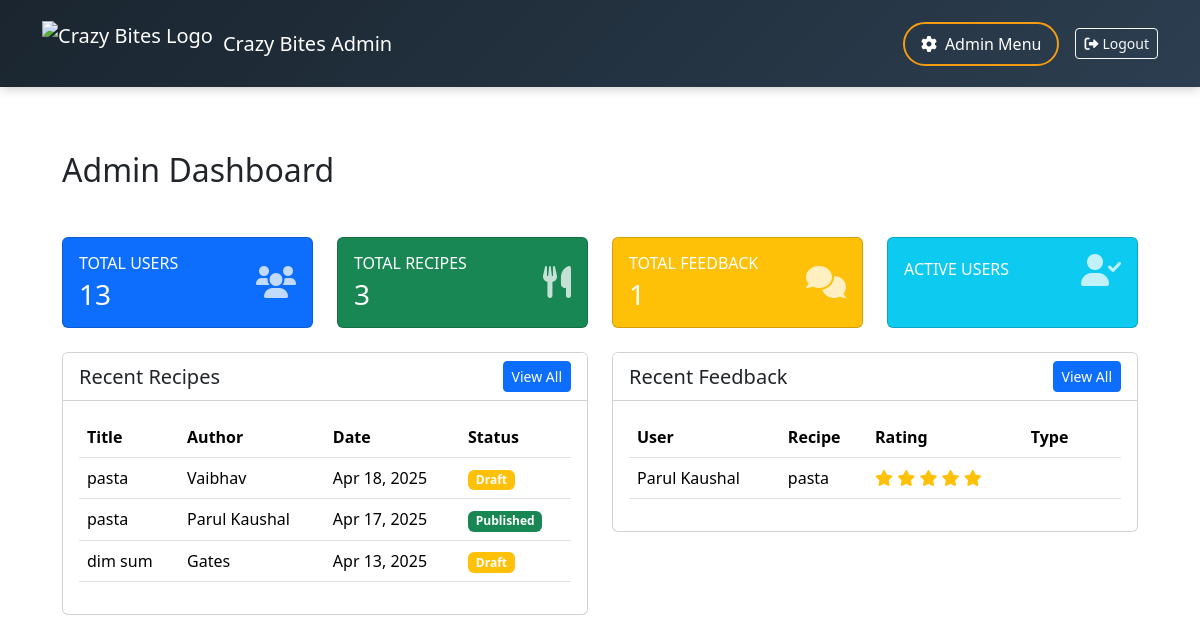
Page /dashboard/admin/ (signed in) on the committed database.
### recipes/models.py (models this page shows, shortened)
class Recipe(models.Model):
    title = models.CharField(max_length=200)
    description = models.TextField()
    ingredients = models.TextField()  # Could be JSONField or ManyToManyField for more complexity
    instructions = models.TextField()
    cuisine = models.CharField(max_length=100, blank=True)
    meal_type = models.CharField(max_length=100, blank=True)  # e.g., Breakfast, Lunch
    image = models.ImageField(upload_to='recipes/', blank=True, null=True)
    image_url = models.URLField(max_length=500, blank=True, null=True)
    is_published = models.BooleanField(default=False)
    created_by = models.ForeignKey(User, on_delete=models.CASCADE, related_name='recipes')
    created_at = models.DateTimeField(auto_now_add=True)
    updated_at = models.DateTimeField(auto_now=True)
    class Meta:
        ordering = ['-created_at']

class Feedback(models.Model):
    FEEDBACK_TYPES = [
        ('general', 'General'),
        ('recipe', 'Recipe'),
        ('suggestion', 'Suggestion')
    ]
    name = models.CharField(max_length=100)
    email = models.EmailField()
    message = models.TextField()
    rating = models.IntegerField()
    recipe = models.ForeignKey(Recipe, on_delete=models.CASCADE, related_name='feedbacks')
    feedback_type = models.CharField(max_length=20, choices=FEEDBACK_TYPES)
    created_at = models.DateTimeField(auto_now_add=True)

### recipes/views.py (the view)
# urls.py: path('dashboard/admin/', views.admin_dashboard, name='admin_dashboard'),
@user_passes_test(is_admin)
def admin_dashboard(request):
    total_users = User.objects.count()
    total_recipes = Recipe.objects.count()
    total_feedback = Feedback.objects.count()
    recent_recipes = Recipe.objects.order_by('-created_at')[:5]
    recent_feedback = Feedback.objects.order_by('-created_at')[:5]
    context = {
        'total_users': total_users,
        'total_recipes': total_recipes,
        'total_feedback': total_feedback,
        'recent_recipes': recent_recipes,
        'recent_feedback': recent_feedback
    }
    return render(request, 'admin/dashboard.html', context)

### recipes/views.py (called while the page is built)
def is_admin(user):
    return user.is_staff

### recipes/templates/admin/dashboard.html (shortened to what this page needs)
{% extends "admin/base_admin.html" %}
{% block content %}
<div class="row">
    <div class="col-md-12 mb-4">
        <h2 class="mb-4">Admin Dashboard</h2>
    </div>
</div>
<div class="row">
    <div class="col-md-3 mb-4">
        <div class="card bg-primary text-white h-100">
            <div class="card-body">
                <div class="d-flex justify-content-between align-items-center">
                    <div>
                        <h6 class="text-uppercase mb-1">Total Users</h6>
                        <h3 class="mb-0">{{ total_users }}</h3>
                    </div>
                    <div>
                        <i class="fas fa-users fa-2x opacity-75"></i>
                    </div>
                </div>
            </div>
        </div>
    </div>
    <div class="col-md-3 mb-4">
        <div class="card bg-success text-white h-100">
            <div class="card-body">
                <div class="d-flex justify-content-between align-items-center">
                    <div>
                        <h6 class="text-uppercase mb-1">Total Recipes</h6>
                        <h3 class="mb-0">{{ total_recipes }}</h3>
                    </div>
                    <div>
                        <i class="fas fa-utensils fa-2x opacity-75"></i>
                    </div>
                </div>
            </div>
        </div>
    </div>
    <div class="col-md-3 mb-4">
        <div class="card bg-warning text-white h-100">
            <div class="card-body">
                <div class="d-flex justify-content-between align-items-center">
                    <div>
                        <h6 class="text-uppercase mb-1">Total Feedback</h6>
                        <h3 class="mb-0">{{ total_feedback }}</h3>
                    </div>
                    <div>
                        <i class="fas fa-comments fa-2x opacity-75"></i>
                    </div>
                </div>
            </div>
        </div>
    </div>
    <div class="col-md-3 mb-4">
        <div class="card bg-info text-white h-100">
            <div class="card-body">
                <div class="d-flex justify-content-between align-items-center">
                    <div>
                        <h6 class="text-uppercase mb-1">Active Users</h6>
                    </div>
                    <div>
                        <i class="fas fa-user-check fa-2x opacity-75"></i>
                    </div>
                </div>
            </div>
        </div>
    </div>
</div>
<div class="row">
    <div class="col-md-6 mb-4">
        <div class="card">
            <div class="card-header bg-white">
                <div class="d-flex justify-content-between align-items-center">
                    <h5 class="mb-0">Recent Recipes</h5>
                    <a href="{% url 'manage_recipes' %}" class="btn btn-sm btn-primary">View All</a>
                </div>
            </div>
            <div class="card-body">
                <div class="table-responsive">
                    <table class="table table-hover">
                        <thead>
                            <tr>
                                <th>Title</th>
                                <th>Author</th>
                                <th>Date</th>
                                <th>Status</th>
                            </tr>
                        </thead>
                        <tbody>
                            {% for recipe in recent_recipes %}
                            <tr>
                                <td>{{ recipe.title }}</td>
                                <td>{{ recipe.created_by.username }}</td>
                                <td>{{ recipe.created_at|date:"M d, Y" }}</td>
                                <td>
                                    {% if recipe.is_published %}
                                    <span class="badge bg-success">Published</span>
                                    {% else %}
                                    <span class="badge bg-warning">Draft</span>
                                    {% endif %}
                                </td>
                            </tr>
                            {% endfor %}
                        </tbody>
                    </table>
                </div>
            </div>
        </div>
    </div>
    <div class="col-md-6 mb-4">
        <div class="card">
            <div class="card-header bg-white">
                <div class="d-flex justify-content-between align-items-center">
                    <h5 class="mb-0">Recent Feedback</h5>
                    <a href="{% url 'manage_feedback' %}" class="btn btn-sm btn-primary">View All</a>
                </div>
            </div>
            <div class="card-body">
                <div class="table-responsive">
                    <table class="table table-hover">
                        <thead>
                            <tr>
                                <th>User</th>
                                <th>Recipe</th>
                                <th>Rating</th>
                                <th>Type</th>
                            </tr>
                        </thead>
                        <tbody>
                            {% for feedback in recent_feedback %}
                            <tr>
                                <td>{{ feedback.name }}</td>
                                <td>{{ feedback.recipe.title }}</td>
                                <td>
                                    {% for i in "12345"|make_list %}
                                    {% if forloop.counter <= feedback.rating %}
                                    <i class="fas fa-star text-warning"></i>
                                    {% else %}
                                    <i class="far fa-star text-warning"></i>
                                    {% endif %}
                                    {% endfor %}
                                </td>
                                <td>
                                    <span class="badge bg-{{ feedback.feedback_type|lower }}">
                                    </span>
                                </td>
                            </tr>
                            {% endfor %}
                        </tbody>
                    </table>
                </div>
            </div>
        </div>
    </div>
</div>
{% endblock %}

### recipes/templates/admin/base_admin.html (style rules this page uses)
:root { --primary-color: #2c3e50; --secondary-color: #e74c3c; --accent-color: #f39c12; --text-color: #2c3e50; --light-bg: #f8f9fa; --dark-bg: #1a252f; --nav-bg: #1a252f; --gradient-dark: linear-gradient(135deg, #1a252f, #2c3e50); }

### rows in the picture
Recipe: title "pasta", created_by.username "Vaibhav", created_at "Apr 18, 2025", is_published "Draft"
Recipe: title "pasta", created_by.username "Parul Kaushal", created_at "Apr 17, 2025", is_published "Published"
Recipe: title "dim sum", created_by.username "Gates", created_at "Apr 13, 2025", is_published "Draft"
Feedback: name "Parul Kaushal", recipe "pasta", rating 5 (drawn)

### other values in the picture
{{ total_users }} "13"
{{ total_recipes }} "3"
{{ total_feedback }} "1"
